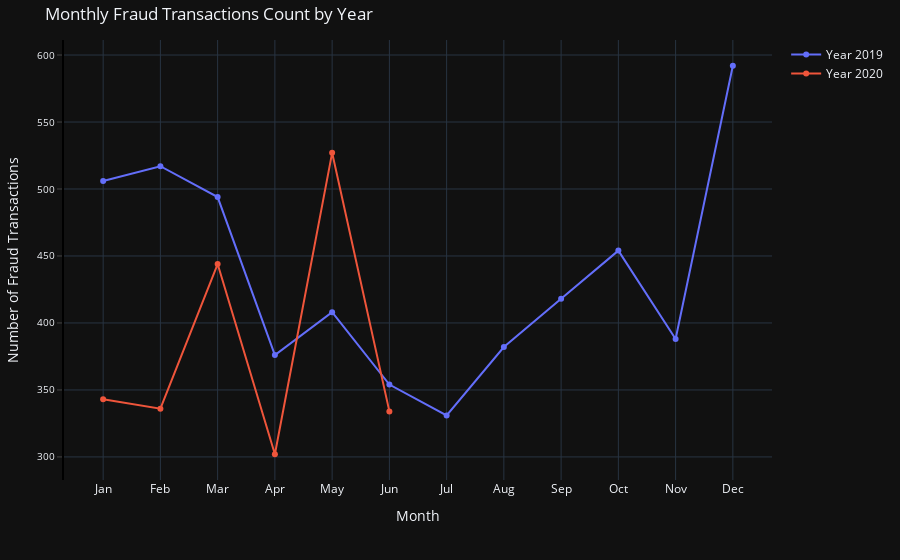

Notebook code cell kept with this figure:
### Code cell
# Convert transaction_date to datetime if not already
df['transaction_date'] = pd.to_datetime(df['trans_date_trans_time'])

# Extract year and month
df['Year'] = df['transaction_date'].dt.year
df['Month'] = df['transaction_date'].dt.month

# Convert transaction_date and birth_date to datetime if they are not already
df['birth_date'] = pd.to_datetime(df['dob'])

# Calculate age
current_date = pd.to_datetime('today')
df['age'] = (df['transaction_date'] - df['birth_date']).dt.days // 365

# Filter only fraud transactions
fraud_df = df[df['is_fraud'] == 1]

# Count fraud transactions per month for each year
fraud_counts = fraud_df.groupby(['Year', 'Month']).size().reset_index(name='Fraud_Count')

# Create the plot
fig = go.Figure()

# Loop through each year and add a line to the plot
for year in fraud_counts['Year'].unique():
    yearly_data = fraud_counts[fraud_counts['Year'] == year]
    fig.add_trace(go.Scatter(
        x=yearly_data['Month'],
        y=yearly_data['Fraud_Count'],
        mode='lines+markers',
        name=f'Year {year}',
        line=dict(width=2)
    ))

# Update layout for better readability
fig.update_layout(
    title='Monthly Fraud Transactions Count by Year',
    xaxis_title='Month',
    yaxis_title='Number of Fraud Transactions',
    xaxis=dict(
        tickmode='array',
        tickvals=list(range(1, 13)),
        ticktext=['Jan', 'Feb', 'Mar', 'Apr', 'May', 'Jun', 'Jul', 'Aug', 'Sep', 'Oct', 'Nov', 'Dec'],
        title='Month'
    ),
    yaxis=dict(
        showline=True,
        showgrid=True,
        showticklabels=True,
        linecolor='black',
        linewidth=2,
        ticks='outside',
        tickfont=dict(size=10)
    ),
    margin=dict(l=40, r=20, t=40, b=80),
    template='plotly_dark'
)

# Show the plot
fig.show()

### Figure 1 — Plotly figure (JSON) as saved in the notebook; plotly's stock layout.template omitted (floating-point values rounded to 4 significant figures)
{"data": [{"line": {"width": 2}, "mode": "lines+markers", "name": "Year 2019", "type": "scatter", "x": [1, 2, 3, 4, 5, 6, 7, 8, 9, 10, 11, 12], "y": [506, 517, 494, 376, 408, 354, 331, 382, 418, 454, 388, 592]}, {"line": {"width": 2}, "mode": "lines+markers", "name": "Year 2020", "type": "scatter", "x": [1, 2, 3, 4, 5, 6], "y": [343, 336, 444, 302, 527, 334]}], "layout": {"margin": {"b": 80, "l": 40, "r": 20, "t": 40}, "title": {"text": "Monthly Fraud Transactions Count by Year"}, "xaxis": {"tickmode": "array", "ticktext": ["Jan", "Feb", "Mar", "Apr", "May", "Jun", "Jul", "Aug", "Sep", "Oct", "Nov", "Dec"], "tickvals": [1, 2, 3, 4, 5, 6, 7, 8, 9, 10, 11, 12], "title": {"text": "Month"}}, "yaxis": {"linecolor": "black", "linewidth": 2, "showgrid": true, "showline": true, "showticklabels": true, "tickfont": {"size": 10}, "ticks": "outside", "title": {"text": "Number of Fraud Transactions"}}}}
